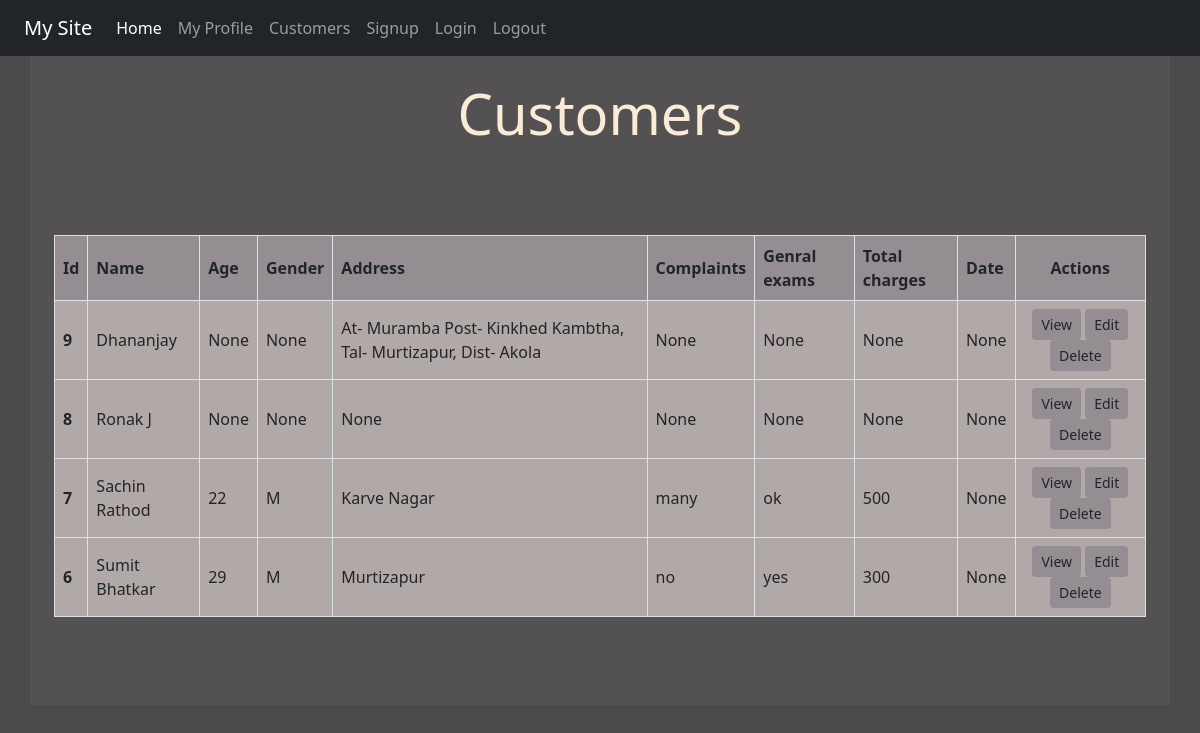
The page /customer/ (signed in) on the database its author committed.
### reg/models.py (models this page shows, shortened)
class Customer(models.Model):
    Treatment_Choices = (
        ('Injection','Injection'),('Medicines/Capsules','Medicines/Capsules'),('Syrup' , 'Syrup'),('Tube','Tube')
        )
    GENDER_CHOICES = (
        ('M', 'Male'),
        ('F', 'Female'),
        ('T', 'Transgender')
    )
    created_at = models.DateField(auto_now_add=True, null=True)
    name = models.CharField(max_length=25,blank=True,null=True)
    age = models.IntegerField(blank=True,null=True)
    gender = models.CharField(max_length=1, choices=GENDER_CHOICES,blank=True,null=True)
    email = models.EmailField(max_length=25,blank=True,null=True)
    mobile = models.IntegerField(blank=True,null=True)
    address = models.CharField(max_length=100,blank=True,null=True)
    city = models.CharField(max_length=10,blank=True,null=True)
    complaints = models.CharField(max_length=100,blank=True,null=True)
    pulse = models.CharField(max_length=10,blank=True,null=True)
    blood_pressure = models.CharField(max_length=10,blank=True,null=True)
    temprature = models.CharField(max_length=10,blank=True,null=True)
    blood_suger_level = models.CharField(max_length=10,blank=True,null=True)
    genral_exams = models.CharField(max_length=100,null=True,blank=True)
    treatment_type_1 = models.CharField(max_length=100, choices=Treatment_Choices,blank=True,null=True)
    treatment_name_1 = models.CharField(max_length=100,blank=True,null=True)
    units_1 = models.IntegerField(blank=True,null=True)
    details_1 = models.CharField(max_length=90,blank=True,null=True)
    treatment_type_2 = models.CharField(max_length=100, choices=Treatment_Choices,blank=True,null=True)
    treatment_name_2 = models.CharField(max_length=100,blank=True)
    units_2 = models.IntegerField(blank=True,null=True)
    details_2 = models.CharField(max_length=90,blank=True)
    treatment_type_3 = models.CharField(max_length=100, choices=Treatment_Choices,blank=True,null=True)
    treatment_name_3 = models.CharField(max_length=100,blank=True,null=True)
    units_3 = models.IntegerField(blank=True,null=True)
    details_3 = models.CharField(max_length=90,blank=True,null=True)
    treatment_type_4 = models.CharField(max_length=100, choices=Treatment_Choices,blank=True,null=True)
    treatment_name_4 = models.CharField(max_length=100,blank=True,null=True)
    units_4 = models.IntegerField(blank=True,null=True)
    details_4 = models.CharField(max_length=90,blank=True)
    treatment_type_5 = models.CharField(max_length=100, choices=Treatment_Choices,blank=True,null=True)
    treatment_name_5 = models.CharField(max_length=100,blank=True,null=True)
    units_5 = models.IntegerField(blank=True,null=True)
    details_5 = models.CharField(max_length=90,blank=True,null=True)
    treatment_type_6 = models.CharField(max_length=100, choices=Treatment_Choices,blank=True,null=True)
    treatment_name_6 = models.CharField(max_length=100,blank=True,null=True)
    units_6 = models.IntegerField(blank=True,null=True)
    details_6 = models.CharField(max_length=90,blank=True,null=True)
    total_fees = models.PositiveIntegerField(blank=True, null=True)
    class Meta:
        ordering = ['name']

### reg/views.py (the view)
# urls.py: path('customer/', views.Customers, name='customer'),
def Customers(request):
    if request.user.is_authenticated:
        cust = Customer.objects.all()
        return render(request, 'reg/customer.html',{'name':request.user, 'stu':cust})
    else:
        return HttpResponseRedirect('/login/')

### reg/templates/reg/customer.html (shortened to what this page needs)
{% extends 'reg/base.html' %}
{% block content %}
<div class="jumbotron jumbotron-fluid jumbo-color">
    <div class=" col-sm-12">
        <div class="container-fluid">
            <br>
            <div class="d-flex align-items-center justify-content-center">
                <br>
                <br>
                <br>
                {% if stu %}
                <div class="col-sm-12">
                    <h3 class="text-center display-4 font-weight-bold">Customers</h3>
                    <br>
                    <br>
                    <br>
                    <table class="table table-bordered">
                        <thead class=" thead-dark">
                            <tr class="tablecolor2 align-middle ">
                                <th scope="col">Id</th>
                                <th scope="col">Name</th>
                                <th scope="col">Age</th>
                                <th scope="col">Gender</th>
                                <th scope="col">Address</th>
                                <th scope="col">Complaints</th>
                                <th scope="col">Genral exams</th>
                                <th scope="col">Total charges</th>
                                <th scope="col">Date</th>
                                <th class='text-center'scope="col">Actions</th>
                            </tr>
                        </thead>
                        <tbody>
                            {% for st in stu %}
                            <tr class="tablecolor1 align-middle ">
                                <th>{{ st.id }}</th>
                                <td>{{ st.name }}</td>
                                <td>{{ st.age }}</td>
                                <td>{{ st.gender }}</td>
                                <td>{{ st.address }}</td>
                                <td>{{ st.complaints }}</td>
                                <td>{{ st.genral_exams }}</td>
                                <td>{{ st.total_fees }}</td>
                                <td>{{ st.created_at }}</td>
                                <td class="text-center">
                                    <a  href="{%  url 'viewdata_all' st.id %}" class="btn btn-sm tablecolor2  " >View </a>
                                    <a href="{%  url 'viewdata' st.id %}" class="btn btn-sm tablecolor2">Edit</a>
                                    <form action="{% url 'deletedata' st.id %}" method="POST" class="d-inline ">
                                        <input type="submit" class="btn btn-sm tablecolor2"
                                            onclick="return confirm('Do you really want to delete?');" value="Delete">
                                    </form>
                                </td>
                            </tr>
                            {% endfor %}
                        </tbody>
                    </table>
                    {% else %}
                    <br>
                    <br>
                    <h4 class=" text-center "> Add Customers to View</h4>
                </div>
                {% endif %}
            </div>
        </div>
    </div>
    <br><br> <br>
</div>
{% endblock content %}

### reg/templates/reg/base.html (shortened to what this page needs)
<!DOCTYPE html>
{% load static %}
<html lang="en">
<head>
	<link rel="stylesheet" href="https://use.fontawesome.com/releases/v5.6.1/css/all.css"
>
	<link rel="stylesheet" href=" {% static 'reg/css/bootstrap.min.css'%}">
	<link rel="stylesheet" href=" {% static 'reg/css/style.css'%}">
</head>
<body>
	<div class="container-fluid bg-dark">
		{% include 'reg/navbar.html' %}
	</div>
	<div class="container">
		<div class="row">
			{% block content %}
			{% endblock content %}
		</div>
	</div>
</body>
</html>

### reg/templates/reg/navbar.html (shortened to what this page needs)
<nav class="navbar navbar-expand-md navbar-dark bg-dark">
    <div class="container-fluid">
      <a class="navbar-brand" href="/">My Site</a>
      <div class="collapse navbar-collapse" id="navbarNavAltMarkup">
        <div class="navbar-nav">
          <a class="nav-link active" aria-current="page" href="/">Home</a>
          <a class="nav-link" href="{% url 'profile' %}">My Profile</a>
          <a class="nav-link" href="{% url 'customer' %}">Customers</a>
          <a class="nav-link" href="{% url 'signup'%}">Signup</a>
          <a class="nav-link" href="{% url 'login' %}">Login</a>
          <a class="nav-link" href="{% url 'logout' %}">Logout</a>
        </div>
      </div>
    </div>
  </nav>

### reg/static/reg/css/style.css (style rules this page uses)
body { background-color:rgb(75,74,74); color: antiquewhite; }
.jumbo-color { background-color:rgb(83,81,82); }
.tablecolor2 { background-color: rgb(148, 142, 147) }
.tablecolor1 { background-color: rgb(177, 168, 168) }

### rows shown on the page
Customer: id "9", name "Dhananjay", age "None", gender "None", address "At- Muramba Post- Kinkhed Kambtha, Tal- Murtizapur, Dist- Akola", complaints "None", genral_exams "None", total_fees "None", created_at "None"
Customer: id "8", name "Ronak J", age "None", gender "None", address "None", complaints "None", genral_exams "None", total_fees "None", created_at "None"
Customer: id "7", name "Sachin Rathod", age "22", gender "M", address "Karve Nagar", complaints "many", genral_exams "ok", total_fees "500", created_at "None"
Customer: id "6", name "Sumit Bhatkar", age "29", gender "M", address "Murtizapur", complaints "no", genral_exams "yes", total_fees "300", created_at "None"
